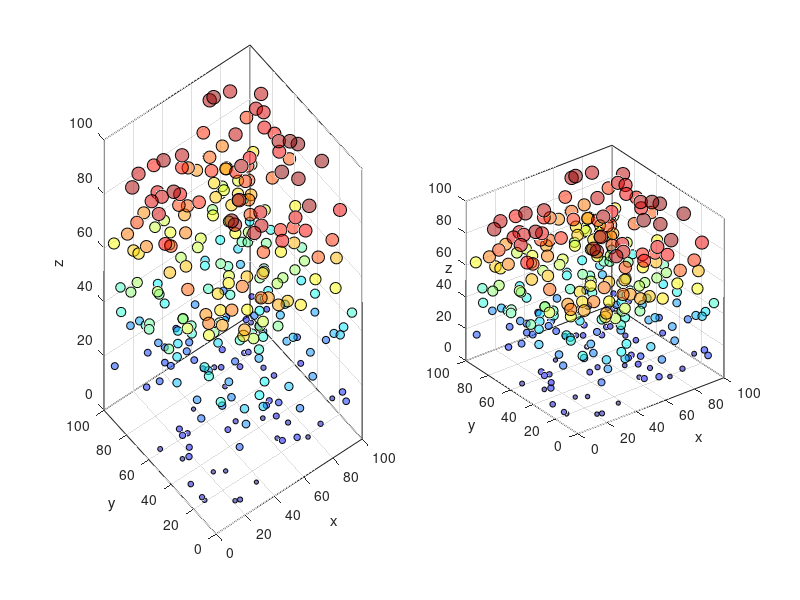

This figure's MATLAB source:
% Create data (30k 3D points)
n = 300; 
x = rand(1,n)*100; 
y = rand(1,n)*100; 
z = rand(1,n)*100; 
% Define color of each point based on z value
colors = jet(numel(z));  
[~, ~, depthIdx] = unique(abs(z)); 
colorData = colors(depthIdx,:); 
% Define size gradient based on z value
dotSize = linspace(10,100,numel(x)); 
sizeData = dotSize(depthIdx); 
% Plot 3D points
ax1 = subplot(1,2,1)
scatter3(x,y,z,sizeData,colorData,'filled','o','MarkerEdgeColor','k', ...
    'MarkerFaceAlpha',0.5);
grid on
box on
xlabel('x')
ylabel('y')
zlabel('z')

ax2 = subplot(1,2,2)
scatter3(x,y,z,sizeData,colorData,'filled','o','MarkerEdgeColor','k', ...
    'MarkerFaceAlpha',0.5);
grid on
box on
xlabel('x')
ylabel('y')
zlabel('z')

Link = linkprop([ax1, ax2],{'CameraUpVector', 'CameraPosition', 'CameraTarget', 'XLim', 'YLim', 'ZLim'});
setappdata(gcf, 'StoreTheLink', Link);